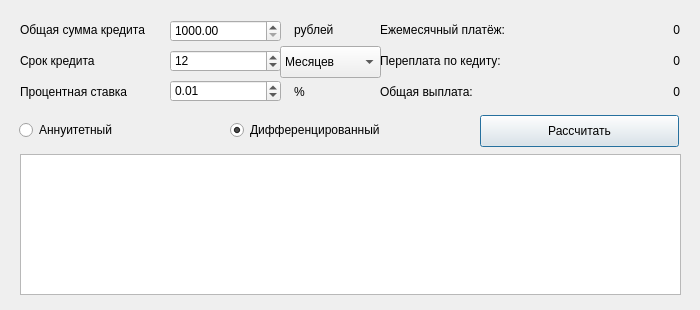
<?xml version="1.0" encoding="UTF-8"?>
<ui version="4.0">
 <class>CreditWindow</class>
 <widget class="QDialog" name="CreditWindow">
  <property name="geometry">
   <rect>
    <x>0</x>
    <y>0</y>
    <width>700</width>
    <height>310</height>
   </rect>
  </property>
  <property name="sizePolicy">
   <sizepolicy hsizetype="Fixed" vsizetype="Fixed">
    <horstretch>0</horstretch>
    <verstretch>0</verstretch>
   </sizepolicy>
  </property>
  <property name="minimumSize">
   <size>
    <width>700</width>
    <height>310</height>
   </size>
  </property>
  <property name="maximumSize">
   <size>
    <width>700</width>
    <height>310</height>
   </size>
  </property>
  <property name="windowTitle">
   <string>Dialog</string>
  </property>
  <widget class="QLabel" name="label_overpayment">
   <property name="geometry">
    <rect>
     <x>530</x>
     <y>50</y>
     <width>150</width>
     <height>21</height>
    </rect>
   </property>
   <property name="layoutDirection">
    <enum>Qt::LeftToRight</enum>
   </property>
   <property name="text">
    <string>0</string>
   </property>
   <property name="alignment">
    <set>Qt::AlignRight|Qt::AlignTrailing|Qt::AlignVCenter</set>
   </property>
  </widget>
  <widget class="QLabel" name="label_take_credit">
   <property name="geometry">
    <rect>
     <x>20</x>
     <y>19</y>
     <width>141</width>
     <height>21</height>
    </rect>
   </property>
   <property name="text">
    <string>Общая сумма кредита</string>
   </property>
  </widget>
  <widget class="QLabel" name="label_obshaya">
   <property name="geometry">
    <rect>
     <x>380</x>
     <y>81</y>
     <width>137</width>
     <height>21</height>
    </rect>
   </property>
   <property name="text">
    <string>Общая выплата:</string>
   </property>
  </widget>
  <widget class="QTableWidget" name="tableWidget">
   <property name="geometry">
    <rect>
     <x>20</x>
     <y>154</y>
     <width>661</width>
     <height>141</height>
    </rect>
   </property>
   <property name="showDropIndicator" stdset="0">
    <bool>false</bool>
   </property>
   <property name="showGrid">
    <bool>false</bool>
   </property>
   <attribute name="horizontalHeaderShowSortIndicator" stdset="0">
    <bool>false</bool>
   </attribute>
   <attribute name="verticalHeaderShowSortIndicator" stdset="0">
    <bool>true</bool>
   </attribute>
  </widget>
  <widget class="QLabel" name="label_sym_percent">
   <property name="geometry">
    <rect>
     <x>294</x>
     <y>81</y>
     <width>45</width>
     <height>21</height>
    </rect>
   </property>
   <property name="text">
    <string>%</string>
   </property>
  </widget>
  <widget class="QLabel" name="label_egemesyachi">
   <property name="geometry">
    <rect>
     <x>380</x>
     <y>19</y>
     <width>137</width>
     <height>21</height>
    </rect>
   </property>
   <property name="minimumSize">
    <size>
     <width>120</width>
     <height>0</height>
    </size>
   </property>
   <property name="text">
    <string>Ежемесячный платёж:</string>
   </property>
  </widget>
  <widget class="QLabel" name="label_m_payment">
   <property name="geometry">
    <rect>
     <x>530</x>
     <y>19</y>
     <width>150</width>
     <height>21</height>
    </rect>
   </property>
   <property name="minimumSize">
    <size>
     <width>150</width>
     <height>0</height>
    </size>
   </property>
   <property name="layoutDirection">
    <enum>Qt::LeftToRight</enum>
   </property>
   <property name="text">
    <string>0</string>
   </property>
   <property name="alignment">
    <set>Qt::AlignRight|Qt::AlignTrailing|Qt::AlignVCenter</set>
   </property>
  </widget>
  <widget class="QLabel" name="label_rub">
   <property name="geometry">
    <rect>
     <x>294</x>
     <y>19</y>
     <width>45</width>
     <height>21</height>
    </rect>
   </property>
   <property name="text">
    <string>рублей</string>
   </property>
  </widget>
  <widget class="QLabel" name="label_all_payment">
   <property name="geometry">
    <rect>
     <x>530</x>
     <y>81</y>
     <width>150</width>
     <height>21</height>
    </rect>
   </property>
   <property name="layoutDirection">
    <enum>Qt::LeftToRight</enum>
   </property>
   <property name="text">
    <string>0</string>
   </property>
   <property name="alignment">
    <set>Qt::AlignRight|Qt::AlignTrailing|Qt::AlignVCenter</set>
   </property>
  </widget>
  <widget class="QLabel" name="label_percent">
   <property name="geometry">
    <rect>
     <x>20</x>
     <y>81</y>
     <width>141</width>
     <height>21</height>
    </rect>
   </property>
   <property name="text">
    <string>Процентная ставка</string>
   </property>
  </widget>
  <widget class="QLabel" name="label_pereplata">
   <property name="geometry">
    <rect>
     <x>380</x>
     <y>50</y>
     <width>137</width>
     <height>21</height>
    </rect>
   </property>
   <property name="text">
    <string>Переплата по кедиту:</string>
   </property>
  </widget>
  <widget class="QLabel" name="label_srok_credita">
   <property name="geometry">
    <rect>
     <x>20</x>
     <y>50</y>
     <width>141</width>
     <height>21</height>
    </rect>
   </property>
   <property name="text">
    <string>Срок кредита</string>
   </property>
  </widget>
  <widget class="QDoubleSpinBox" name="DSB_credit_amount">
   <property name="geometry">
    <rect>
     <x>170</x>
     <y>20</y>
     <width>111</width>
     <height>22</height>
    </rect>
   </property>
   <property name="minimum">
    <double>1000.000000000000000</double>
   </property>
   <property name="maximum">
    <double>1000000000.000000000000000</double>
   </property>
   <property name="singleStep">
    <double>1000.000000000000000</double>
   </property>
  </widget>
  <widget class="QDoubleSpinBox" name="DSB_credit_percent">
   <property name="geometry">
    <rect>
     <x>170</x>
     <y>80</y>
     <width>111</width>
     <height>22</height>
    </rect>
   </property>
   <property name="maximum">
    <double>100.000000000000000</double>
   </property>
   <property name="value">
    <double>0.010000000000000</double>
   </property>
  </widget>
  <widget class="QSpinBox" name="SB_period">
   <property name="geometry">
    <rect>
     <x>170</x>
     <y>50</y>
     <width>111</width>
     <height>22</height>
    </rect>
   </property>
   <property name="minimum">
    <number>1</number>
   </property>
   <property name="maximum">
    <number>60</number>
   </property>
   <property name="value">
    <number>12</number>
   </property>
  </widget>
  <widget class="QComboBox" name="CB_period">
   <property name="geometry">
    <rect>
     <x>280</x>
     <y>46</y>
     <width>101</width>
     <height>32</height>
    </rect>
   </property>
   <item>
    <property name="text">
     <string>Месяцев</string>
    </property>
   </item>
   <item>
    <property name="text">
     <string>Лет</string>
    </property>
   </item>
  </widget>
  <widget class="QRadioButton" name="radioButton_ann">
   <property name="geometry">
    <rect>
     <x>19</x>
     <y>120</y>
     <width>201</width>
     <height>20</height>
    </rect>
   </property>
   <property name="sizePolicy">
    <sizepolicy hsizetype="Minimum" vsizetype="Fixed">
     <horstretch>0</horstretch>
     <verstretch>0</verstretch>
    </sizepolicy>
   </property>
   <property name="text">
    <string>Аннуитетный</string>
   </property>
   <property name="checked">
    <bool>false</bool>
   </property>
  </widget>
  <widget class="QPushButton" name="pushButton_calculate">
   <property name="geometry">
    <rect>
     <x>480</x>
     <y>115</y>
     <width>199</width>
     <height>32</height>
    </rect>
   </property>
   <property name="text">
    <string>Рассчитать</string>
   </property>
  </widget>
  <widget class="QRadioButton" name="radioButton_diff">
   <property name="geometry">
    <rect>
     <x>230</x>
     <y>120</y>
     <width>201</width>
     <height>20</height>
    </rect>
   </property>
   <property name="minimumSize">
    <size>
     <width>165</width>
     <height>0</height>
    </size>
   </property>
   <property name="text">
    <string>Дифференцированный</string>
   </property>
   <property name="checked">
    <bool>true</bool>
   </property>
  </widget>
 </widget>
 <resources/>
 <connections/>
</ui>
